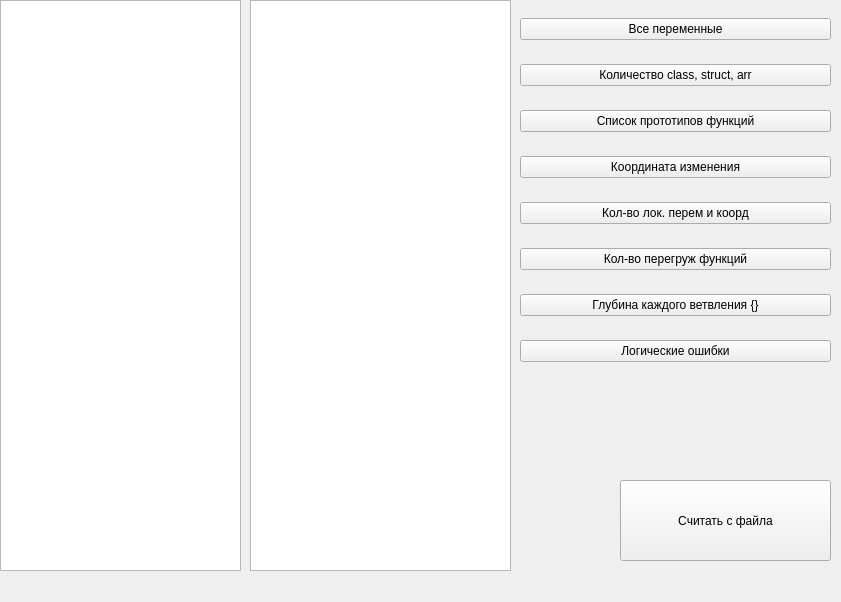
<?xml version="1.0" encoding="UTF-8"?>
<ui version="4.0">
 <class>MainWindow</class>
 <widget class="QMainWindow" name="MainWindow">
  <property name="geometry">
   <rect>
    <x>0</x>
    <y>0</y>
    <width>841</width>
    <height>602</height>
   </rect>
  </property>
  <property name="windowTitle">
   <string>MainWindow</string>
  </property>
  <widget class="QWidget" name="centralwidget">
   <widget class="QPlainTextEdit" name="plainTextEdit">
    <property name="geometry">
     <rect>
      <x>0</x>
      <y>0</y>
      <width>241</width>
      <height>571</height>
     </rect>
    </property>
   </widget>
   <widget class="QPushButton" name="pushButton_9">
    <property name="geometry">
     <rect>
      <x>620</x>
      <y>480</y>
      <width>211</width>
      <height>81</height>
     </rect>
    </property>
    <property name="text">
     <string>Считать с файла</string>
    </property>
   </widget>
   <widget class="QWidget" name="layoutWidget">
    <property name="geometry">
     <rect>
      <x>520</x>
      <y>0</y>
      <width>311</width>
      <height>381</height>
     </rect>
    </property>
    <layout class="QVBoxLayout" name="verticalLayout">
     <item>
      <widget class="QPushButton" name="pushButton">
       <property name="text">
        <string>Все переменные</string>
       </property>
      </widget>
     </item>
     <item>
      <widget class="QPushButton" name="pushButton_2">
       <property name="text">
        <string>Количество class, struct, arr</string>
       </property>
      </widget>
     </item>
     <item>
      <widget class="QPushButton" name="pushButton_3">
       <property name="text">
        <string>Список прототипов функций</string>
       </property>
      </widget>
     </item>
     <item>
      <widget class="QPushButton" name="pushButton_4">
       <property name="text">
        <string>Координата изменения</string>
       </property>
      </widget>
     </item>
     <item>
      <widget class="QPushButton" name="pushButton_5">
       <property name="text">
        <string>Кол-во лок. перем и коорд</string>
       </property>
      </widget>
     </item>
     <item>
      <widget class="QPushButton" name="pushButton_6">
       <property name="text">
        <string>Кол-во перегруж функций</string>
       </property>
      </widget>
     </item>
     <item>
      <widget class="QPushButton" name="pushButton_7">
       <property name="text">
        <string>Глубина каждого ветвления {}</string>
       </property>
      </widget>
     </item>
     <item>
      <widget class="QPushButton" name="pushButton_8">
       <property name="text">
        <string>Логические ошибки</string>
       </property>
      </widget>
     </item>
    </layout>
   </widget>
   <widget class="QPlainTextEdit" name="plainTextEdit_2">
    <property name="geometry">
     <rect>
      <x>250</x>
      <y>0</y>
      <width>261</width>
      <height>571</height>
     </rect>
    </property>
   </widget>
  </widget>
  <widget class="QMenuBar" name="menubar">
   <property name="geometry">
    <rect>
     <x>0</x>
     <y>0</y>
     <width>841</width>
     <height>26</height>
    </rect>
   </property>
  </widget>
 </widget>
 <resources/>
 <connections/>
</ui>
